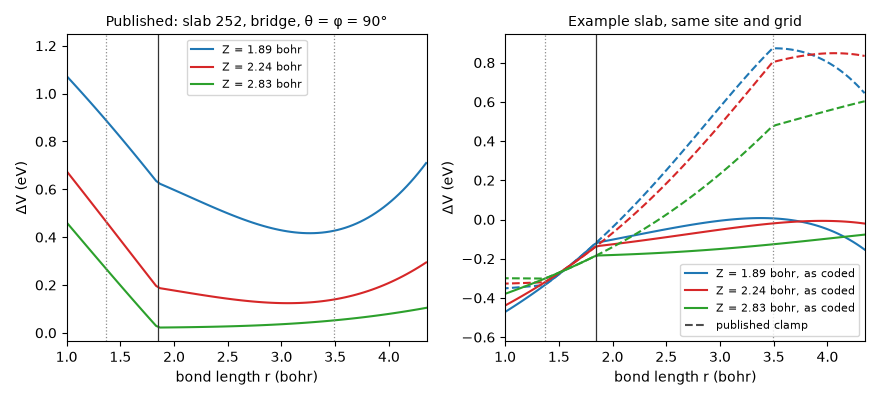

This chart was generated by the following Python code:
"""Which bond-length clamp produced the published SCM potential? (docs/scm_open_questions.md, Q1)

Clamping r freezes the pair parameters, so ΔV(r) has a kink (a jump of ∂ΔV/∂r) at each clamp limit:
at 1.847 bohr with the clamp as coded, at 1.370 and 3.490 bohr (0.725 and 1.847 Å) with the published
one. This script finds the kinks in

  - the published elbow cuts of Smits & Somers, J. Chem. Phys. 158, 014704 (2023), data folder FIG23
    (V_SCM of three production slabs and V_BOSS on the same (r, Z) grid; ΔV = V_SCM − V_BOSS), and
  - ΔV of the example slab on the same grid, with each clamp (the controls).

A kink between grid points r_i and r_i+1 shows as a spike of the second difference of ΔV along r; the
score of a point sums |d2(r) − (d2(r − 2h) + d2(r + 2h))/2| / max|d2| over the rows Z ≤ 3 Å.
Writes clamp_kink.png next to this script and prints the strongest spikes of every cut.

Usage: python3 -I -B docs/scm_open_questions/clamp_kink.py DIR   (run time ≈ 2 s; needs matplotlib)
DIR holds the published files Cu111_BOSS_briT90P90.2d.elbow, Cu111_Surf252_briT90P90.2d.elbow, …, from
https://pubs.tc.lic.leidenuniv.nl/public/bauke.smits/2023_JCP_QDEAMSCM_Quantum/FIG23/
"""
import math
import sys
from pathlib import Path

sys.path.insert(0, str(Path(__file__).resolve().parent))  # python3 -I leaves the script's folder off the path
import make_figures as mf  # noqa: E402  (the ΔV transcription and the example data)
import matplotlib.pyplot as plt  # noqa: E402

PUBLISHED = [("Cu111_BOSS_briT90P90", "Cu111_Surf252_briT90P90"),
             ("Cu111_BOSS_briT90P90", "Cu111_Surf556_briT90P90"),
             ("Cu111_BOSS_briT90P90", "Cu111_Surf1012_briT90P90"),
             ("Cu111_BOSS_t2fAT90P30", "Cu111_Surf252_t2fAT90P30")]
R_GRID = [0.4 + 0.019 * i for i in range(101)]    # Å, as in the published files
Z_GRID = [0.25 + 0.0625 * j for j in range(45)]   # Å, the rows up to Z = 3 Å
B = mf.BOHR_IN_ANGSTROM


def read_elbow(path):
    """{(r, Z): V} of a published elbow file (columns r (Å), Z (Å), V (eV))."""
    grid = {}
    for line in Path(path).read_text().splitlines():
        f = line.split()
        if len(f) >= 3:
            grid[(round(float(f[0]), 6), round(float(f[1]), 6))] = float(f[2])
    return grid


def published_delta_v(directory, boss_name, slab_name):
    """ΔV(r, Z) = V_SCM − V_BOSS of one published cut, rows Z ≤ 3 Å, as {Z: [ΔV at each r]}."""
    boss = read_elbow(Path(directory) / f"{boss_name}.2d.elbow")
    slab = read_elbow(Path(directory) / f"{slab_name}.2d.elbow")
    return {z: [slab[(round(r, 6), round(z, 6))] - boss[(round(r, 6), round(z, 6))] for r in R_GRID] for z in Z_GRID}


def example_delta_v(clamp):
    """ΔV of the example slab on the elbow grid at the bridge (1/2, 0)·a_T, θ = φ = 90°."""
    P = mf.read_parameters()
    atoms, a_t = mf.read_atoms()
    kept, s = mf.kept_atoms(atoms), a_t / mf.A0
    return {z: [mf.delta_v(P, kept, s, 0.5 * a_t, 0.0, z / B, r / B, math.pi / 2, math.pi / 2, clamp(P))
                for r in R_GRID] for z in Z_GRID}


def spike_scores(rows):
    """The kink score of every interior r (see the module docstring)."""
    scores = [0.0] * len(R_GRID)
    for dv in rows.values():
        d2 = [dv[i + 1] - 2 * dv[i] + dv[i - 1] for i in range(1, len(dv) - 1)]   # d2[k] belongs to r[k+1]
        scale = max(abs(x) for x in d2) or 1.0
        for k in range(2, len(d2) - 2):
            scores[k + 1] += abs(d2[k] - 0.5 * (d2[k - 2] + d2[k + 2])) / scale
    return scores


def report(label, rows):
    scores = spike_scores(rows)
    top = sorted(range(len(scores)), key=lambda i: -scores[i])[:2]
    median = sorted(scores)[len(scores) // 2]
    spikes = ", ".join(f"r = {R_GRID[i]:.3f} Å ({R_GRID[i] / B:.3f} bohr): {scores[i]:.1f}" for i in top)
    print(f"{label:34s} strongest spikes {spikes}; median {median:.2f}")


def plot(published, coded, clamped):
    """ΔV(r) at three heights: the published slab-252 bridge cut, and the example slab with each clamp."""
    fig, axes = plt.subplots(1, 2, figsize=(8.8, 4.0), dpi=100)
    for z_angstrom, colour in ((1.0, "#1f77b4"), (1.1875, "#d62728"), (1.5, "#2ca02c")):
        r_bohr = [r / B for r in R_GRID]
        label = f"Z = {z_angstrom / B:.2f} bohr"
        axes[0].plot(r_bohr, published[z_angstrom], color=colour, label=label)
        axes[1].plot(r_bohr, coded[z_angstrom], color=colour, label=label + ", as coded")
        axes[1].plot(r_bohr, clamped[z_angstrom], color=colour, ls="--")
    axes[1].plot([], [], color="0.3", ls="--", label="published clamp")
    for ax in axes:
        ax.axvline(1.847, color="0.2", lw=0.9)
        for limit in (0.725 / B, 1.847 / B):
            ax.axvline(limit, color="0.55", lw=0.9, ls=":")
        ax.set_xlim(1.0, 4.35)
        ax.set_xlabel("bond length r (bohr)")
        ax.legend(fontsize=8)
    axes[0].set_ylabel("ΔV (eV)")
    axes[1].set_ylabel("ΔV (eV)")
    axes[0].set_title("Published: slab 252, bridge, θ = φ = 90°", fontsize=10)
    axes[1].set_title("Example slab, same site and grid", fontsize=10)
    fig.tight_layout()
    fig.savefig(mf.HERE / "clamp_kink.png", facecolor="white")


def main():
    directory = sys.argv[1] if len(sys.argv) > 1 else "."
    coded = example_delta_v(mf.coded_clamp)
    clamped = example_delta_v(mf.published_clamp)
    report("example slab, clamp as coded", coded)
    report("example slab, published clamp", clamped)
    published = {}
    for boss_name, slab_name in PUBLISHED:
        rows = published_delta_v(directory, boss_name, slab_name)
        report(slab_name, rows)
        published.setdefault(slab_name, rows)
    plot(published["Cu111_Surf252_briT90P90"], coded, clamped)


if __name__ == "__main__":
    main()
